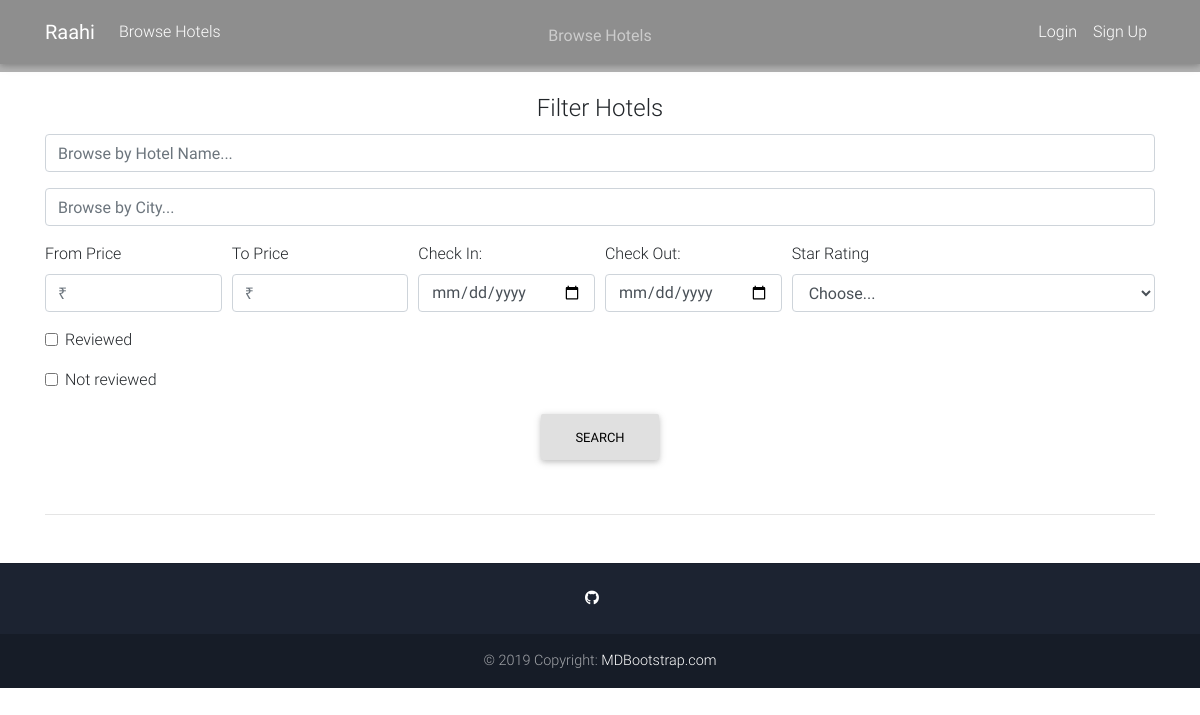
The page /browsehotel/ on the database as committed earlier.
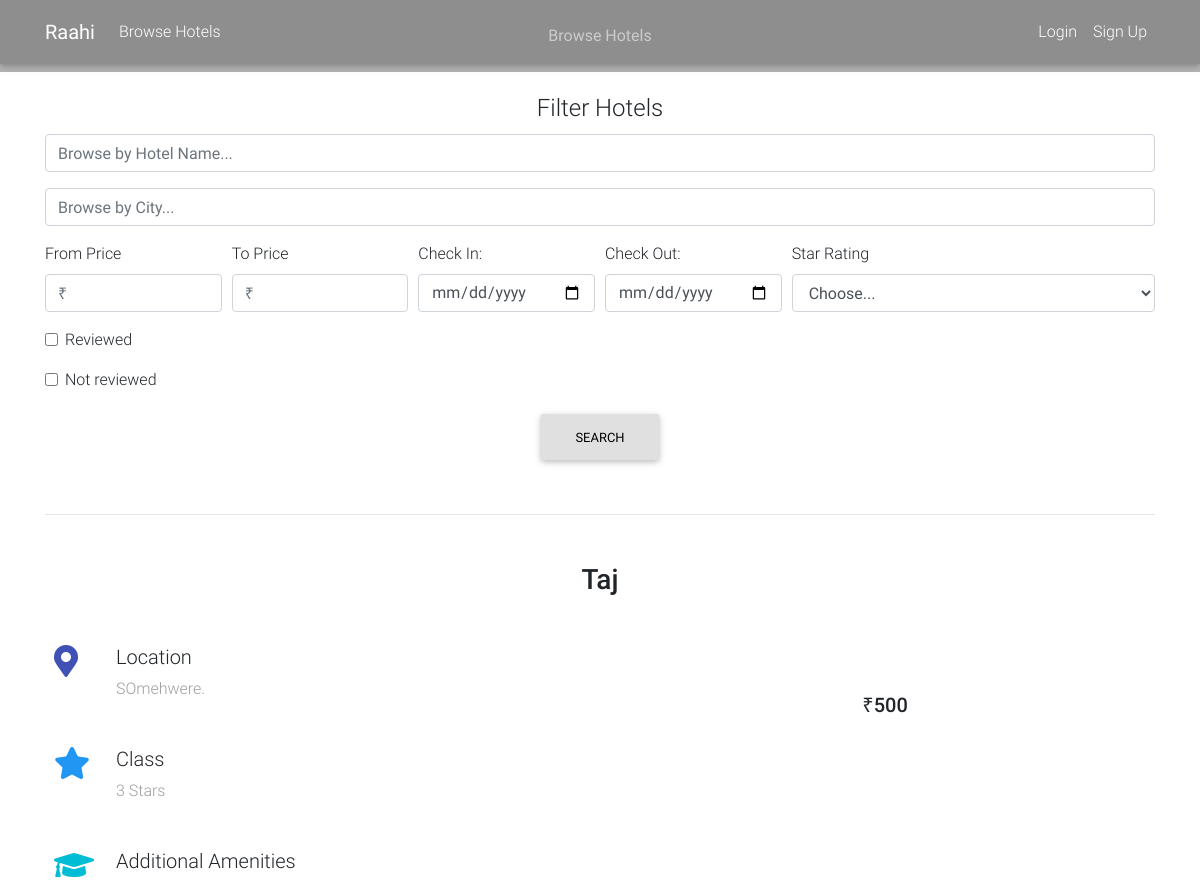
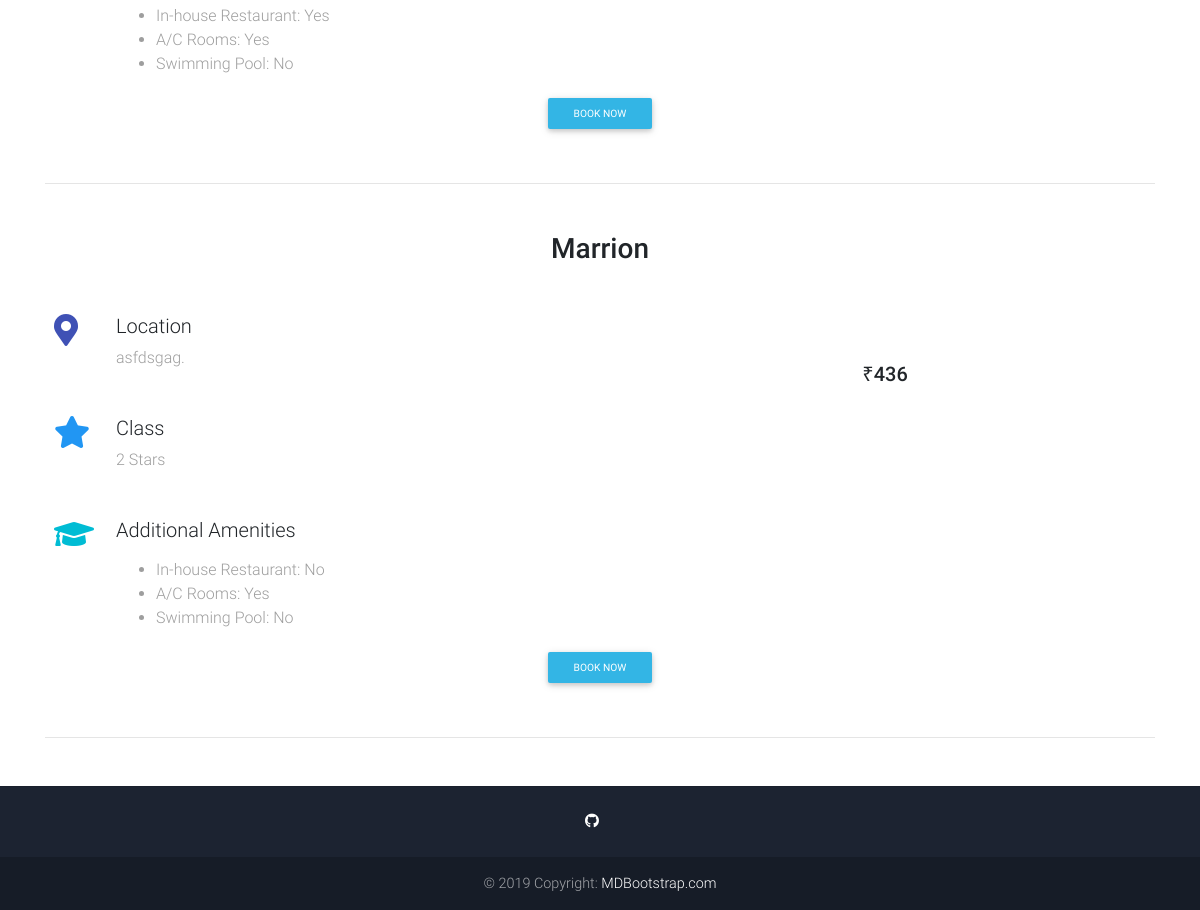
The same page on the database as committed later (2 pictures, top to bottom).
### main/models.py (models this page shows, shortened)
class Hotel(models.Model):
    hotel_name = models.CharField(max_length=20)
    hotel_city = models.CharField(max_length=20, default="")
    hotel_address = models.CharField(max_length=40, default="")
    hotel_price = models.IntegerField()
    hotel_star = models.IntegerField()
    hotel_restaurant = models.BooleanField(default=False)
    hotel_ac = models.BooleanField(default=True)
    hotel_pool = models.BooleanField(default=False)

### main/views.py (the view)
# urls.py: path('browsehotel/', views.filterhotel, name = 'browsehotel'),
def filterhotel(request):
    qs = Hotel.objects.all()
    hotelname_query = request.GET.get('hotelname')
    cityname_query = request.GET.get('cityname')
    price_min = request.GET.get('price_min')
    price_max = request.GET.get('price_max')
    if hotelname_query != '' and hotelname_query is not None:
        qs = qs.filter(hotel_name__icontains = hotelname_query)
    if cityname_query != '' and cityname_query is not None:
        qs = qs.filter(hotel_city__icontains = cityname_query)
    if price_min != '' and price_min is not None:
        qs = qs.filter(hotel_price__gte= price_min)
    if price_max != '' and price_max is not None:
        qs = qs.filter(hotel_price__lt= price_max)
    context = {
        'queryset': qs
    }
    return render(request, 'browsehotel.html', context)

### main/templates/browsehotel.html (shortened to what this page needs)
{% extends 'base.html' %}
{% block content %}
<div style="background-image: url('https://i.pinimg.com/564x/27/d5/5e/27d55e41fedf725d9d54a9a3bcbebd46.jpg'); ; background-size: cover;">
  <div class="mask rgba-black-light d-flex justify-content-center align-items-center">
    <div class="text-center white-text mx-5 wow fadeIn">
      <p class="mb-4 d-none d-md-block">
        <strong>Browse Hotels</strong>
      </p>
    </div>
  </div>
</div>
  <main>
    <div class="container">
          <center><h4 style="margin-top: 2%;">Filter Hotels</h4></center>
          <form method="GET" action="." style="margin-top: 1%;">
            <div class="form-row">
                <div class="form-group col-12">
                    <div class="input-group">
                        <input class="form-control" type="search" name="hotelname" placeholder="Browse by Hotel Name..." />
                    </div>
                </div>
            </div>
            <div class="form-row">
                <div class="form-group col-12">
                    <div class="input-group">
                        <input class="form-control autocomplete" id="form-autocomplete-1" type="search" name="cityname" placeholder="Browse by City..." />
                    </div>
                </div>
            </div>
            <div class="form-row">
              <div class="form-group col-md-2 col-lg-2">
                <label for="viewCountMin">From Price</label>
                <input type="number" min=0 class="form-control"  placeholder="₹" name="price_min">
              </div>
              <div class="form-group col-md-2 col-lg-2">
                <label for="viewCountMax">To Price</label>
                <input type="number" min=0 class="form-control" placeholder="₹" name="price_max">
              </div>
              <div class="form-group col-md-2 col-lg-2">
                <label for="publishDateMin">Check In:</label>
                <input type="date" class="form-control" id="publishDateMin" name="price_minqq">
              </div>
              <div class="form-group col-md-2 col-lg-2">
                <label for="publishDateMax">Check Out:</label>
                <input type="date" class="form-control" id="publishDateMax" name="price_maxqq">
              </div>
              <div class="form-group col-md-4">
                <label for="category">Star Rating</label>
                <select id="category" class="form-control" name="category">
                  <option selected>Choose...</option>
                </select>
              </div>
            </div>
            <div class="form-group">
              <div class="form-check">
                <input class="form-check-input" type="checkbox" id="reviewed" name="reviewed">
                <label class="form-check-label" for="reviewed">
                  Reviewed
                </label>
              </div>
            </div>
            <div class="form-group">
              <div class="form-check">
                <input class="form-check-input" type="checkbox" id="notReviewed" name="notReviewed">
                <label class="form-check-label" for="notReviewed">
                  Not reviewed
                </label>
              </div>
            </div><center>
            <button type="submit" class="btn btn-light">Search</button></center>
          </form>
          <hr class="my-5">
          <section>
              {% for hotel in queryset %}
                <h3 class="h3 text-center mb-5">{{hotel.hotel_name}}</h3>
                <div class="row wow fadeIn">
                  <div class="col-lg-6 col-md-12 px-4">
                    <div class="row">
                      <div class="col-1 mr-3">
                        <i class="fas fa-map-marker-alt fa-2x indigo-text"></i>
                      </div>
                      <div class="col-10">
                        <h5 class="feature-title">Location</h5>
                        <p class="grey-text">{{hotel.hotel_address}}.</p>
                      </div>
                    </div>
                    <div style="height:30px"></div>
                    <div class="row">
                      <div class="col-1 mr-3">
                        <i class="fas fa-star fa-2x blue-text"></i>
                      </div>
                      <div class="col-10">
                        <h5 class="feature-title">Class</h5>
                        <p class="grey-text">{{hotel.hotel_star}} Stars
                        </p>
                      </div>
                    </div>
                    <div style="height:30px"></div>
                    <div class="row">
                      <div class="col-1 mr-3">
                        <i class="fas fa-graduation-cap fa-2x cyan-text"></i>
                      </div>
                      <div class="col-10">
                        <h5 class="feature-title">Additional Amenities</h5>
                        <p class="grey-text">
                          <ul>
                            <li class="grey-text">In-house Restaurant: {% if hotel.hotel_restaurant %} Yes {% else %} No {% endif %}</li>
                            <li class="grey-text">A/C Rooms: {% if hotel.hotel_ac %} Yes {% else %} No {% endif %}</li>
                            <li class="grey-text">Swimming Pool: {% if hotel.hotel_pool %} Yes {% else %} No {% endif %}</li>
                          </ul>
                        </p>
                      </div>
                    </div>
                  </div>
                  <div class="col-lg-6 col-md-12">
                          <p class="h5 text-center mt-4">₹{{hotel.hotel_price}}</p>
                  </div>
                </div>
                <center>
                  <button type="submit" class="btn btn-info btn-sm">Book Now</button></center>
              <hr class="my-5">
              {% endfor %}
            </section>
    </div>
  </main>
{% endblock content %}

### main/templates/base.html (shortened to what this page needs)
{% load static %}
<!doctype html>
<html lang="en">
  <head>
    <link rel="stylesheet" href="https://use.fontawesome.com/releases/v5.11.2/css/all.css">
    <link href="{% static 'css/bootstrap.min.css' %}" rel="stylesheet">
    <link href="{% static 'css/mdb.min.css' %}" rel="stylesheet">
    <link href="{% static 'css/style.min.css' %}" rel="stylesheet">
  </head>
  <nav class="navbar fixed-top navbar-expand-lg navbar-dark scrolling-navbar">
    <div class="container">
      <a class="navbar-brand" href="{% url 'home' %}">
        <strong>Raahi</strong>
      </a>
      <div class="collapse navbar-collapse" id="navbarSupportedContent">
        <ul class="navbar-nav mr-auto">
          <li class="nav-item">
            <a class="nav-link" href="{% url 'browsehotel' %}">Browse Hotels</a>
          </li>
        </ul>
        <ul class="navbar-nav nav-flex-icons">
          {% if request.user.is_authenticated %}
          <li class="nav-item">
            <a class="nav-link">Welcome, {{request.user.first_name}}
            </a>
          </li>
          <li class="nav-item">
            <a href="{% url 'myaccount' %}" class="nav-link border border-light rounded">
              <i class="fas fa-user mr-2"></i>My Account
            </a>
          </li>
          <li class="nav-item">
            <a class="nav-link" href="{% url 'logout' %}">Logout
            </a>
          </li>
          {% else %}
          <li class="nav-item">
            <a class="nav-link" href="{% url 'login' %}">Login
            </a>
          </li>
          <li class="nav-item">
            <a class="nav-link" href="{% url 'signup' %}">Sign Up
            </a>
          </li>
          {% endif %}
        </ul>
      </div>
    </div>
  </nav>
{% block content %}
{% endblock content %}
<footer class="page-footer text-center font-small mt-4 wow fadeIn">
  <hr class="my-4">
  <div class="pb-4">
       <a href="https://github.com/mdbootstrap/bootstrap-material-design" target="_blank">
      <i class="fab fa-github mr-3"></i>
    </a>
  </div>
  <div class="footer-copyright py-3">
    © 2019 Copyright:
    <a href="https://mdbootstrap.com/education/bootstrap/" target="_blank"> MDBootstrap.com </a>
  </div>
</footer>
<link rel="stylesheet" href="https://ajax.googleapis.com/ajax/libs/jqueryui/1.12.1/themes/smoothness/jquery-ui.css">
</body>
</html>

Rows that differ between the two databases and show on the page:
added Hotel: hotel_name "Taj", hotel_address "SOmehwere", hotel_star "3", hotel_restaurant "Yes", hotel_ac "Yes", hotel_pool "No", hotel_price "500"
added Hotel: hotel_name "Marrion", hotel_address "asfdsgag", hotel_star "2", hotel_restaurant "No", hotel_ac "Yes", hotel_pool "No", hotel_price "436"
